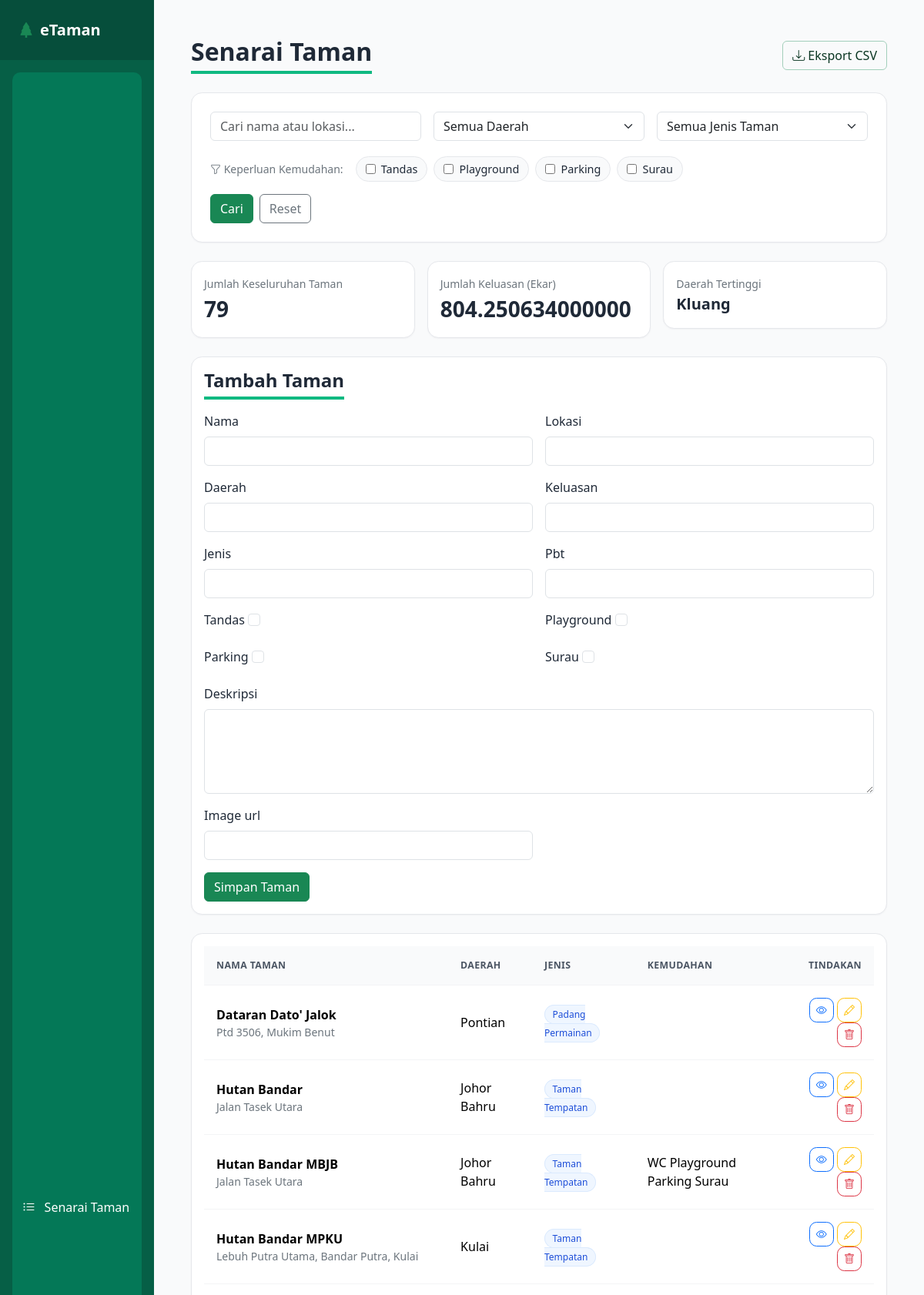
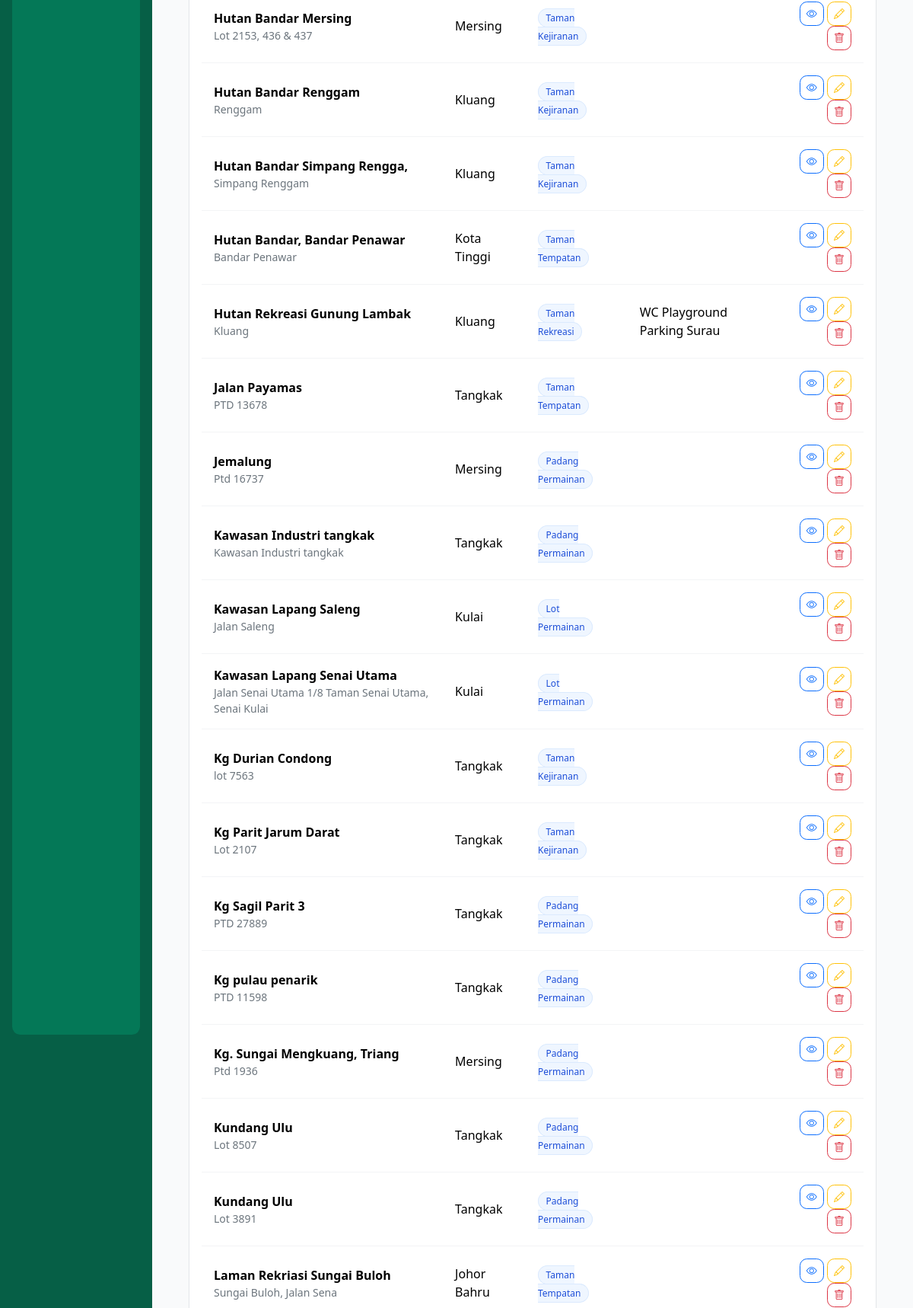
The page / (upper part) on the database its author committed (2 pictures, top to bottom).
### taman/models.py (models this page shows, shortened)
class Taman(models.Model):
	nama = models.CharField(max_length=150)
	lokasi = models.CharField(max_length=255)
	daerah = models.CharField(max_length=80)
	keluasan = models.DecimalField(max_digits=10, decimal_places=2, null=True, blank=True)
	jenis = models.CharField(max_length=80)
	pbt = models.CharField(max_length=120, blank=True)
	tandas = models.BooleanField(default=False)
	playground = models.BooleanField(default=False)
	parking = models.BooleanField(default=False)
	surau = models.BooleanField(default=False)
	deskripsi = models.TextField(blank=True)
	image_url = models.URLField(blank=True)
	main_cover_image = models.ForeignKey('TamanImage', null=True, blank=True, on_delete=models.SET_NULL, related_name='cover_for')
	created_at = models.DateTimeField(auto_now_add=True)
	updated_at = models.DateTimeField(auto_now=True)
	class Meta:
		ordering = ['nama']

### taman/views.py (the view)
# urls.py: path('', views.dashboard, name='dashboard'),
def dashboard(request):
	seed_data_if_empty()
	valid_tabs = {'senarai', 'borang', 'laporan', 'profil'}
	active_tab = request.GET.get('tab', 'senarai').strip().lower()
	if active_tab not in valid_tabs:
		active_tab = 'senarai'
	edit_id = request.GET.get('edit', '').strip()
	editing_taman = None
	if active_tab == 'borang' and edit_id.isdigit():
		editing_taman = Taman.objects.filter(id=int(edit_id)).first()
	query = Taman.objects.all()
	search = request.GET.get('search', '').strip()
	daerah = request.GET.get('daerah', '').strip()
	jenis = request.GET.get('jenis', '').strip()
	if search:
		query = query.filter(Q(nama__icontains=search) | Q(lokasi__icontains=search))
	if daerah:
		query = query.filter(daerah=daerah)
	if jenis:
		query = query.filter(jenis=jenis)
	for field in ('tandas', 'playground', 'parking', 'surau'):
		if request.GET.get(field) == '1':
			query = query.filter(**{field: True})
	if request.method == 'POST':
		post_edit_id = request.POST.get('editing_id', '').strip()
		post_instance = None
		if post_edit_id.isdigit():
			post_instance = Taman.objects.filter(id=int(post_edit_id)).first()
		form = TamanForm(request.POST, instance=post_instance)
		if form.is_valid():
			form.save()
			return redirect('/?tab=senarai')
	else:
		form = TamanForm(instance=editing_taman)
	taman_list = query.order_by('nama')
	selected_taman = None
	selected_taman_id = request.GET.get('taman', '').strip()
	if active_tab == 'profil' and selected_taman_id.isdigit():
		selected_taman = Taman.objects.filter(id=int(selected_taman_id)).first()
	by_daerah = Taman.objects.values('daerah').annotate(total=Count('id')).order_by('-total')
	by_jenis = Taman.objects.values('jenis').annotate(total=Count('id')).order_by('-total')
	jumlah_keluasan = Taman.objects.aggregate(total=Sum('keluasan'))['total'] or 0
	context = {
		'taman_list': taman_list,
		'form': form,
		'senarai_daerah': SENARAI_DAERAH,
		'jenis_taman': JENIS_TAMAN,
		'search': search,
		'selected_daerah': daerah,
		'selected_jenis': jenis,
		'jumlah_taman': Taman.objects.count(),
		'jumlah_keluasan': jumlah_keluasan,
		'taburan_daerah': by_daerah,
		'taburan_jenis': by_jenis,
		'filter_tandas': request.GET.get('tandas') == '1',
		'filter_playground': request.GET.get('playground') == '1',
		'filter_parking': request.GET.get('parking') == '1',
		'filter_surau': request.GET.get('surau') == '1',
		'active_tab': active_tab,
		'selected_taman': selected_taman,
		'editing_taman': editing_taman,
	}
	return render(request, 'taman/dashboard.html', context)

### taman/forms.py
class TamanForm(forms.ModelForm):
    class Meta:
        model = Taman
        fields = [
            'nama',
            'lokasi',
            'daerah',
            'keluasan',
            'jenis',
            'pbt',
            'tandas',
            'playground',
            'parking',
            'surau',
            'deskripsi',
            'image_url',
        ]
        widgets = {
            'deskripsi': forms.Textarea(attrs={'rows': 4}),
        }
    def __init__(self, *args, **kwargs):
        super().__init__(*args, **kwargs)
        for name, field in self.fields.items():
            if isinstance(field.widget, forms.CheckboxInput):
                field.widget.attrs.update({'class': 'form-check-input'})
            else:
                field.widget.attrs.update({'class': 'form-control'})
        self.fields['image_url'].help_text = 'Masukkan URL gambar (contoh: https://...)'

### taman/views.py (called while the page is built, shortened)
def seed_data_if_empty():
	if Taman.objects.exists():
		return

### templates/taman/dashboard.html (shortened to what this page needs)
{% extends 'base.html' %}
{% block body %}
<div class="container-fluid app-shell">
  <div class="row">
    <aside class="col-12 col-md-3 col-lg-2 p-0 sidebar text-white d-flex flex-column">
      <div class="brand p-4 fw-bold fs-5 d-flex align-items-center gap-2">
        <i class="bi bi-tree-fill text-success"></i>
        <span>eTaman</span>
      </div>
      <nav class="p-3 d-grid gap-2 flex-grow-1">
        <a class="sidebar-link {% if active_tab == 'senarai' %}active{% endif %}" href="/?tab=senarai"><i class="bi bi-list-ul"></i><span>Senarai Taman</span></a>
        <a class="sidebar-link {% if active_tab == 'borang' %}active{% endif %}" href="/?tab=borang"><span>Tambah Taman</span></a>
      </nav>
    </aside>
    <main class="col-12 col-md-9 col-lg-10 p-4 p-md-5">
      {% if active_tab == 'senarai' %}
      <div class="d-flex flex-wrap gap-3 justify-content-between align-items-center mb-4">
        <h2 class="m-0 section-title">Senarai Taman</h2>
        <a href="{% url 'export_csv' %}" class="btn btn-success-subtle text-success-emphasis border border-success-subtle">
          <i class="bi bi-download me-1"></i>Eksport CSV
        </a>
      </div>
      <form method="get" class="card-soft bg-white p-3 p-md-4 mb-4">
        <div class="row g-3">
          <div class="col-12 col-md-4">
            <input class="form-control" type="text" name="search" placeholder="Cari nama atau lokasi..." value="{{ search }}" />
          </div>
          <div class="col-12 col-md-4">
            <select name="daerah" class="form-select">
              <option value="">Semua Daerah</option>
            </select>
          </div>
          <div class="col-12 col-md-4">
            <select name="jenis" class="form-select">
              <option value="">Semua Jenis Taman</option>
            </select>
          </div>
        </div>
        <div class="row g-3 mt-1">
          <div class="col-12 d-flex flex-wrap align-items-center gap-2">
            <span class="text-secondary small me-2"><i class="bi bi-funnel"></i> Keperluan Kemudahan:</span>
            <label class="filter-pill"><input type="checkbox" name="tandas" value="1" {% if filter_tandas %}checked{% endif %}> Tandas</label>
            <label class="filter-pill"><input type="checkbox" name="playground" value="1" {% if filter_playground %}checked{% endif %}> Playground</label>
            <label class="filter-pill"><input type="checkbox" name="parking" value="1" {% if filter_parking %}checked{% endif %}> Parking</label>
            <label class="filter-pill"><input type="checkbox" name="surau" value="1" {% if filter_surau %}checked{% endif %}> Surau</label>
          </div>
        </div>
        <div class="mt-3 d-flex gap-2">
          <button class="btn btn-success" type="submit">Cari</button>
          <a href="/?tab=senarai" class="btn btn-outline-secondary">Reset</a>
        </div>
      </form>
      <div class="row g-3 mb-4">
        <div class="col-12 col-md-4">
          <div class="card-soft bg-white p-3">
            <small class="text-secondary">Jumlah Keseluruhan Taman</small>
            <div class="fs-3 fw-bold">{{ jumlah_taman }}</div>
          </div>
        </div>
        <div class="col-12 col-md-4">
          <div class="card-soft bg-white p-3">
            <small class="text-secondary">Jumlah Keluasan (Ekar)</small>
            <div class="fs-3 fw-bold">{{ jumlah_keluasan|default:0 }}</div>
          </div>
        </div>
        <div class="col-12 col-md-4">
          <div class="card-soft bg-white p-3">
            <small class="text-secondary">Daerah Tertinggi</small>
            <div class="fs-5 fw-bold">{% if taburan_daerah %}{{ taburan_daerah.0.daerah }}{% else %}Tiada{% endif %}</div>
          </div>
        </div>
      </div>
      <div class="card-soft bg-white p-3 mb-4" id="tambah">
        <h4 class="mb-3 section-title">Tambah Taman</h4>
        <form method="post">
          <div class="row g-3">
            {% for field in form %}
            <div class="col-12 {% if field.name == 'deskripsi' %}col-md-12{% else %}col-md-6{% endif %}">
              <label class="form-label">{{ field.label }}</label>
              {{ field }}
            </div>
            {% endfor %}
          </div>
          <button class="btn btn-success mt-3" type="submit">Simpan Taman</button>
        </form>
      </div>
      <div class="card-soft bg-white p-3">
        <div class="table-responsive">
          <table class="table table-clean align-middle mb-0">
            <thead>
              <tr>
                <th>Nama Taman</th>
                <th>Daerah</th>
                <th>Jenis</th>
                <th>Kemudahan</th>
                <th class="text-end">Tindakan</th>
              </tr>
            </thead>
            <tbody>
              {% for taman in taman_list %}
              <tr>
                <td>
                  <div class="fw-semibold">{{ taman.nama }}</div>
                  <div class="text-secondary small">{{ taman.lokasi }}</div>
                </td>
                <td>{{ taman.daerah }}</td>
                <td><span class="chip">{{ taman.jenis }}</span></td>
                <td>
                  {% if taman.tandas %}<span>WC </span>{% endif %}
                  {% if taman.playground %}<span>Playground </span>{% endif %}
                  {% if taman.parking %}<span>Parking </span>{% endif %}
                  {% if taman.surau %}<span>Surau</span>{% endif %}
                </td>
                <td class="text-end">
                  <a class="btn btn-sm action-btn btn-outline-primary" href="/?tab=profil&taman={{ taman.id }}" title="Lihat Profil"><i class="bi bi-eye"></i></a>
                  <a class="btn btn-sm action-btn btn-outline-warning" href="/?tab=borang&edit={{ taman.id }}" title="Kemaskini"><i class="bi bi-pencil"></i></a>
                  <form method="post" action="{% url 'delete_taman' taman.id %}" class="d-inline">
                    <button class="btn btn-sm action-btn btn-outline-danger" type="submit" title="Padam"><i class="bi bi-trash"></i></button>
                  </form>
                </td>
              </tr>
              {% empty %}
              <tr>
                <td colspan="5" class="text-center text-secondary py-5">Tiada taman dijumpai.</td>
              </tr>
              {% endfor %}
            </tbody>
          </table>
        </div>
      </div>
      {% endif %}
    </main>
  </div>
</div>
{% endblock %}

### templates/base.html (style rules this page uses)
:root { --emerald-900: #064e3b; --emerald-800: #065f46; --emerald-700: #047857; --emerald-500: #10b981; --gray-bg: #f9fafb; --gray-border: #e5e7eb; }
body { background: var(--gray-bg); color: #1f2937; }
.app-shell { min-height: 100vh; }
.sidebar { min-height: 100vh; background: var(--emerald-800); }
.sidebar .brand { background: var(--emerald-900); }
.sidebar-link { display: flex; align-items: center; gap: 0.75rem; width: 100%; border-radius: 0.65rem; border: 0; padding: 0.72rem 0.85rem; text-align: left; color: #ecfdf5; text-decoration: none; background: transparent; transition: background-color 0.2s; }
.sidebar-link.active { background: var(--emerald-700); color: #ffffff; }
.section-title { display: inline-block; border-bottom: 4px solid var(--emerald-500); padding-bottom: 0.35rem; font-weight: 700; }
.card-soft { border: 1px solid var(--gray-border); border-radius: 0.9rem; box-shadow: 0 1px 2px rgba(15, 23, 42, 0.04); }
.chip { border: 1px solid #dbeafe; background: #eff6ff; color: #1d4ed8; border-radius: 999px; padding: 0.2rem 0.6rem; font-size: 0.75rem; }
.table-clean th { background: #f9fafb; color: #4b5563; text-transform: uppercase; font-size: 0.77rem; letter-spacing: 0.03em; }
.table-clean td, .table-clean th { padding: 1rem; border-color: #f3f4f6; }
.action-btn { border-radius: 0.6rem; width: 2rem; height: 2rem; display: inline-flex; align-items: center; justify-content: center; }
.filter-pill { display: inline-flex; align-items: center; gap: 0.45rem; border: 1px solid var(--gray-border); border-radius: 999px; background: #f9fafb; padding: 0.3rem 0.75rem; font-size: 0.9rem; }

### rows shown on the page
Taman: nama "Dataran Dato' Jalok", lokasi "Ptd 3506, Mukim Benut", daerah "Pontian", jenis "Padang Permainan"
Taman: nama "Hutan Bandar", lokasi "Jalan Tasek Utara", daerah "Johor Bahru", jenis "Taman Tempatan"
Taman: nama "Hutan Bandar MBJB", lokasi "Jalan Tasek Utara", daerah "Johor Bahru", jenis "Taman Tempatan", tandas "WC", playground "Playground", parking "Parking", surau "Surau"
Taman: nama "Hutan Bandar MPKU", lokasi "Lebuh Putra Utama, Bandar Putra, Kulai", daerah "Kulai", jenis "Taman Tempatan"
Taman: nama "Hutan Bandar Mersing", lokasi "Lot 2153, 436 & 437", daerah "Mersing", jenis "Taman Kejiranan"
Taman: nama "Hutan Bandar Renggam", lokasi "Renggam", daerah "Kluang", jenis "Taman Kejiranan"
Taman: nama "Hutan Bandar Simpang Rengga,", lokasi "Simpang Renggam", daerah "Kluang", jenis "Taman Kejiranan"
Taman: nama "Hutan Bandar, Bandar Penawar", lokasi "Bandar Penawar", daerah "Kota Tinggi", jenis "Taman Tempatan"
Taman: nama "Hutan Rekreasi Gunung Lambak", lokasi "Kluang", daerah "Kluang", jenis "Taman Rekreasi", tandas "WC", playground "Playground", parking "Parking", surau "Surau"
Taman: nama "Jalan Payamas", lokasi "PTD 13678", daerah "Tangkak", jenis "Taman Tempatan"
Taman: nama "Jemalung", lokasi "Ptd 16737", daerah "Mersing", jenis "Padang Permainan"
Taman: nama "Kawasan Industri tangkak", lokasi "Kawasan Industri tangkak", daerah "Tangkak", jenis "Padang Permainan"
Taman: nama "Kawasan Lapang Saleng", lokasi "Jalan Saleng", daerah "Kulai", jenis "Lot Permainan"
Taman: nama "Kawasan Lapang Senai Utama", lokasi "Jalan Senai Utama 1/8 Taman Senai Utama, Senai Kulai", daerah "Kulai", jenis "Lot Permainan"
Taman: nama "Kg Durian Condong", lokasi "lot 7563", daerah "Tangkak", jenis "Taman Kejiranan"
Taman: nama "Kg Parit Jarum Darat", lokasi "Lot 2107", daerah "Tangkak", jenis "Taman Kejiranan"
Taman: nama "Kg Sagil Parit 3", lokasi "PTD 27889", daerah "Tangkak", jenis "Padang Permainan"
Taman: nama "Kg pulau penarik", lokasi "PTD 11598", daerah "Tangkak", jenis "Padang Permainan"
Taman: nama "Kg. Sungai Mengkuang, Triang", lokasi "Ptd 1936", daerah "Mersing", jenis "Padang Permainan"
Taman: nama "Kundang Ulu", lokasi "Lot 8507", daerah "Tangkak", jenis "Padang Permainan"
Taman: nama "Kundang Ulu", lokasi "Lot 3891", daerah "Tangkak", jenis "Padang Permainan"
Taman: nama "Laman Rekriasi Sungai Buloh", lokasi "Sungai Buloh, Jalan Sena", daerah "Johor Bahru", jenis "Taman Tempatan"

### other values the page prints
{{ jumlah_taman }} "79"
{{ jumlah_keluasan|default:0 }} "804.250634000000"
{{ taburan_daerah.0.daerah }} "Kluang"
{{ field.label }} "Nama" "Lokasi" "Daerah" "Keluasan" "Jenis" "Pbt" "Tandas" "Playground" "Parking" "Surau" "Deskripsi" "Image url"
